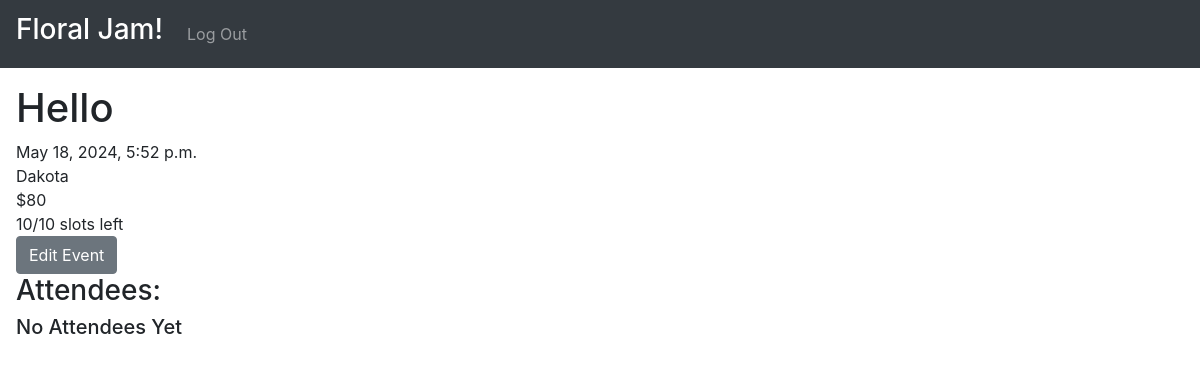
The page /details/1 (signed in) on the database as committed earlier.
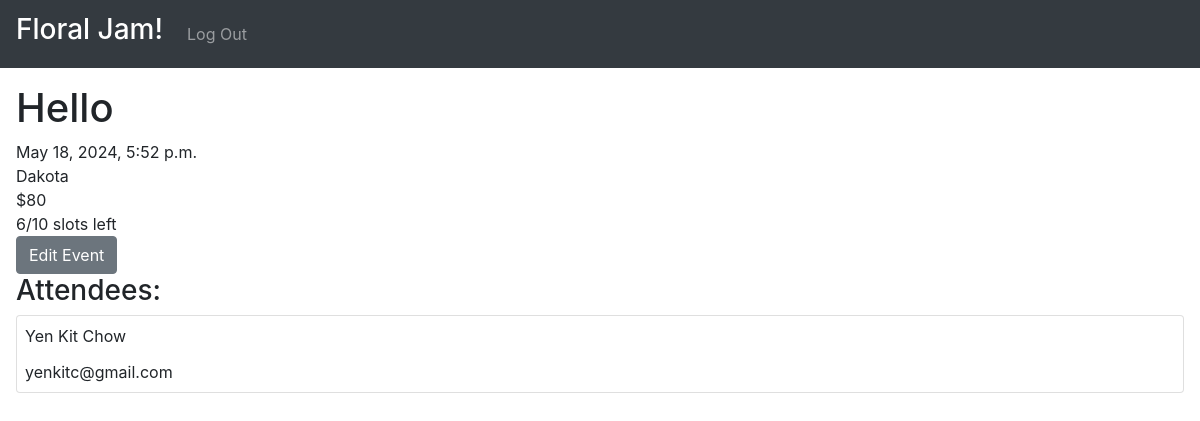
The same page on the database as committed later.
### floral_jamming/models.py (models this page shows, shortened)
class Event(models.Model):
    title = models.CharField(max_length=100)
    price = models.IntegerField(validators=[MinValueValidator(0)], default=80)
    time = models.DateTimeField()
    location = models.CharField(max_length=300)
    description = models.CharField(max_length=3000)
    capacity = models.IntegerField(validators=[MinValueValidator(0)], default=10)
    creator = models.ForeignKey(User, on_delete=models.CASCADE, related_name="events")
    def num_attendees(self) -> int:
        return sum([attendee.pax for attendee in self.attendees.filter(is_email_verified=True)])
    def remaining_slots(self) -> int:
        return self.capacity - self.num_attendees()

class Attendee(models.Model):
    user = models.ForeignKey(User, on_delete=models.CASCADE, related_name="attendees", null=True)
    event = models.ForeignKey(Event, on_delete=models.CASCADE, related_name="attendees")
    pax = models.IntegerField(validators=[MinValueValidator(1)])
    is_email_verified = models.BooleanField(default=False)

class User(AbstractUser):
    is_email_verified = models.BooleanField(default=False)

### floral_jamming/views.py (the view, shortened to what this page needs)
# urls.py: path("details/<int:event_id>", views.details, name="details"),
@allow_guest_user
def details(request: HttpRequest, event_id: int) -> HttpResponse:
     event = Event.objects.get(id=event_id)
     attendee = event_service.get_attendee(user=request.user, event=event)
     attendee_form = AttendeeForm()
     msg = ''
     return render(request, 'floral_jamming/details.html', {
          'event': event,
          'attendee': attendee,
          'forms': [attendee_form],
          'message': msg
     })

### floral_jamming/services/auth_service/auth_service.py (called while the page is built)
    @staticmethod
    def is_authenticated_user(user: User) -> bool:
        return user.is_authenticated and not is_guest_user(user) and user.is_email_verified

    @staticmethod
    def is_anonymous_user(user: User) -> bool:
        return user.is_anonymous

    @staticmethod
    def is_staff_user(user: User) -> bool:
        return user.is_staff

### floral_jamming/services/event_service/event_service.py (called while the page is built)
    @property
    def __auth_service(self):
        return self._auth_service

    def get_attendee(self, user: User, event: Event) -> Optional[Attendee]:
        auth_service = self.__auth_service
        if auth_service.is_anonymous_user(user):
            return None
        return event.attendees.filter(user=user).first()

### floral_jamming/templates/floral_jamming/details.html (shortened to what this page needs)
{% extends 'floral_jamming/layout.html' %}
{% load static %}
{% load templates %}
{% block body %}
    <h1>{{ event.title }}</h1>
    <div>{{ event.time }}</div>
    <div>{{ event.location }}</div>
    <div>${{ event.price }}</div>
    <div>{{ event.remaining_slots }}/{{ event.capacity }} slots left</div>
    {% if user|is_staff_user and user == event.creator %}
        <a href="{% url 'floral_jamming:create' event.id %}">
            <button class="btn btn-secondary">Edit Event</button>
        </a>
        <h3>Attendees:</h3>
        <div>
            {% for attendee in event.attendees.all %}
                <div class="card p-2">
                    <div class="card-title">{{ attendee.user.first_name }} {{ attendee.user.last_name }}</div>
                    <div class="card-text">{{ attendee.user.email }}</div>
                </div>
            {% empty %}
                <h5>No Attendees Yet</h5>
            {% endfor %}
        </div>
    {% endif %}
{% endblock %}

Rows that differ between the two databases and show on the page:
computed for Event "Hello": remaining_slots "10" → "6"
added Attendee: user.first_name "Yen Kit", user.last_name "Chow", user.email "yenkitc@gmail.com"
Other text that changed with them:
text no longer shown: "No Attendees Yet"
